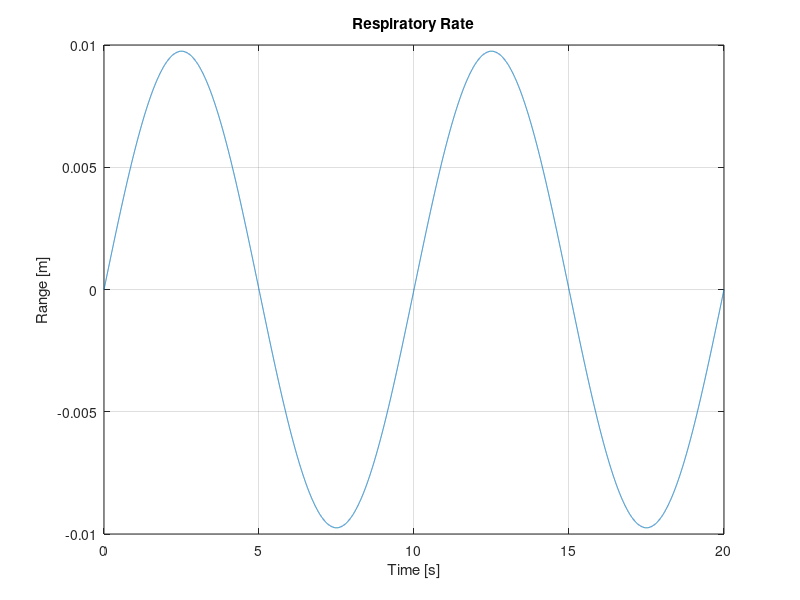

Here is the MATLAB script that generated this plot:
clear all;
close all;
clc;

% 参数设置
c = 3e8;                  % 光速 [m/s]
f_center = 2.45e9;       % 载波频率 [Hz]

% 假设相位数据是从你的 USRP 数据中计算得到的
% phase_data = angle(demodulated_data);  % 示例：解调数据的相位

% 这里以随机生成的相位数据作为示例
Fs = 1000;  % 采样频率
t = 0:1/Fs:20;  % 时间向量 [0, 20] 秒
phase_data = sin(2 * pi * 0.1 * t);  % 示例：假设相位数据是正弦波

% 计算范围
range = (c * phase_data) / (4 * pi * f_center);

% 绘制范围变化图
figure();
plot(t, range);
xlabel('Time [s]');
ylabel('Range [m]');
title('Respiratory Rate');
xlim([0, 20]); % 设置 x 轴范围
grid on;


